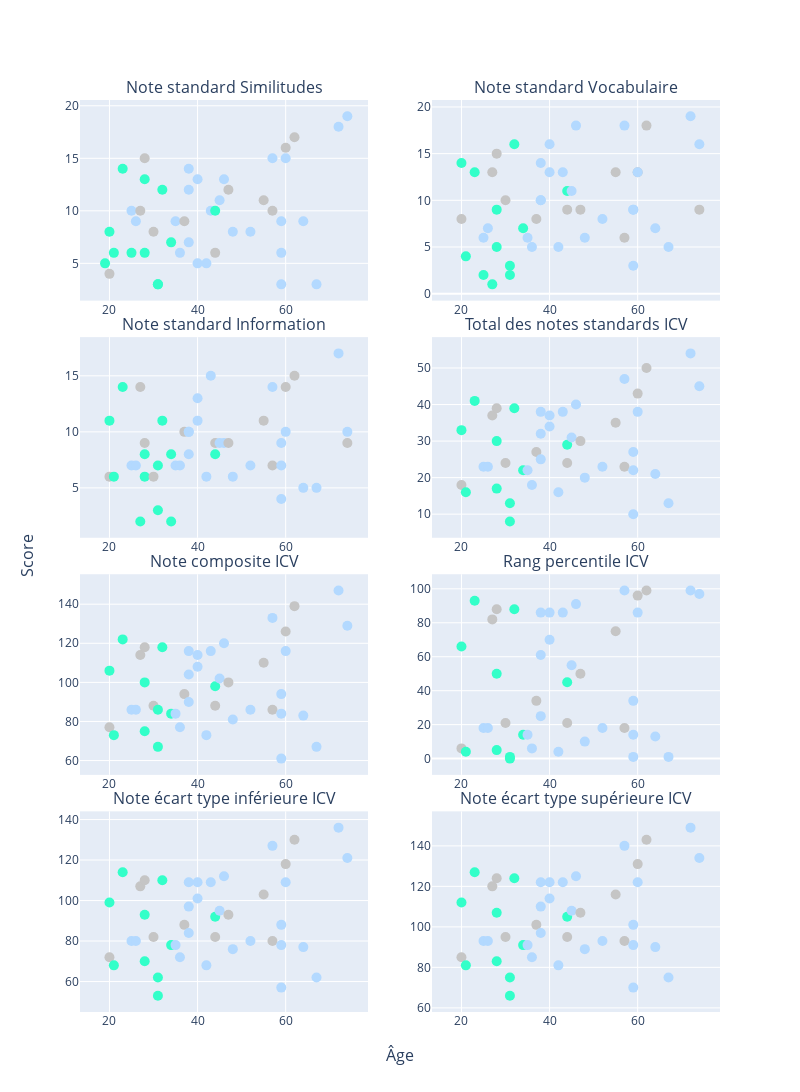

The notebook cell saved with this chart:
### Code cell
fig_wais_sub.add_trace(go.Scatter(x= df_wais_sub['age'], y=df_wais_sub[subplot_titles[4]], mode="markers+text",
            marker={'size': 10, "color": df_wais_sub['Type_color'] },
            hovertext= df_wais_sub['ID_SECONDAIRE'] +", "+ df_wais_sub['Type']),
            row=1, col=1)

fig_wais_sub.add_trace(go.Scatter(x= df_wais_sub['age'], y=df_wais_sub[subplot_titles[5]], mode="markers+text",
            marker={'size': 10, "color": df_wais_sub['Type_color'] },
            hovertext= df_wais_sub['ID_SECONDAIRE'] +", "+ df_wais_sub['Type']),
              row=1, col=2)

fig_wais_sub.add_trace(go.Scatter(x= df_wais_sub['age'], y=df_wais_sub[subplot_titles[6]], mode="markers+text",
            marker={'size': 10, "color": df_wais_sub['Type_color'] },
            hovertext= df_wais_sub['ID_SECONDAIRE'] +", "+ df_wais_sub['Type']),
              row=2, col=1)

fig_wais_sub.add_trace(go.Scatter(x= df_wais_sub['age'], y=df_wais_sub[subplot_titles[7]], mode="markers+text",
            marker={'size': 10, "color": df_wais_sub['Type_color'] },
            hovertext= df_wais_sub['ID_SECONDAIRE'] +", "+ df_wais_sub['Type']),
            row=2, col=2)

fig_wais_sub.add_trace(go.Scatter(x= df_wais_sub['age'], y=df_wais_sub[subplot_titles[8]], mode="markers+text",
            marker={'size': 10, "color": df_wais_sub['Type_color'] },
            hovertext= df_wais_sub['ID_SECONDAIRE'] +", "+ df_wais_sub['Type']),
            row=3, col=1)
                                                             
fig_wais_sub.add_trace(go.Scatter(x= df_wais_sub['age'], y=df_wais_sub[subplot_titles[9]], mode="markers+text",
            marker={'size': 10, "color": df_wais_sub['Type_color'] },
            hovertext= df_wais_sub['ID_SECONDAIRE'] +", "+ df_wais_sub['Type']),
            row=3, col=2)
    
fig_wais_sub.add_trace(go.Scatter(x= df_wais_sub['age'], y=df_wais_sub[subplot_titles[10]], mode="markers+text",
            marker={'size': 10, "color": df_wais_sub['Type_color'] },
            hovertext= df_wais_sub['ID_SECONDAIRE'] +", "+ df_wais_sub['Type']),
            row=4, col=1)
    
fig_wais_sub.add_trace(go.Scatter(x= df_wais_sub['age'], y=df_wais_sub[subplot_titles[11]], mode="markers+text",
            marker={'size': 10, "color": df_wais_sub['Type_color'] },
            hovertext= df_wais_sub['ID_SECONDAIRE'] +", "+ df_wais_sub['Type']),
            row=4, col=2)
    
fig_wais_sub.update_layout(height=1500, width=800,
                   showlegend=False
            )

### Figure 1 — Plotly figure (JSON) as saved in the notebook; plotly's stock layout.template omitted (floating-point values rounded to 4 significant figures)
{"data": [{"hovertext": ["EF 2E 22 E0 EA, Type 1", "B6 A4 CD 3A 81, Type 1", "76 A2 26 6F C7, Type inconnu", "C2 C3 05 A8 4B, Type 1", "39 CA BD 3C 82, Type 1", "7B DE 78 5B F6, Type 1", "9B 8E 44 F8 FF, Type 1", "EA 6F FF DE 42, Type 2", "90 01 09 71 F0, Type 2", "39 35 88 38 7B, Type inconnu", "35 86 13 56 24, Type 1", "7D 76 3D FC 91, Type 1", "73 EC 1B D7 9B, Type 1", "81 03 8C 07 58, Type inconnu", "AB A5 ED 43 8B, Type 1", "48 84 25 4A E0, Type inconnu", "01 83 17 5E 89, Type 1", "B9 5D 22 14 86, Type 1", "A1 54 32 B1 53, Type 1", "FD 11 B7 CF 8F, Type 1", "DB 6B 59 3A 0C, Type 1", "F1 C2 1C 3A FC, Type 1", "31 19 64 3D 10, Type 2", "98 2C 1A AA 87, Type 1", "A2 D7 D0 A4 2A, Type 1", "D7 FC 44 05 CA, Type 2", "8A A0 53 AC 37, Type inconnu", "02 88 A7 94 50, Type 2", "64 0B 1B 0A 45, Type 2", "8A 77 B8 09 AD, Type 2", "51 B7 6E C2 FD, Type 2", "A4 03 5A F0 57, Type 2", "02 92 7B FF E6, Type 1", "90 A6 58 8A AD, Type 2", "F5 E4 FD A4 9F, Type 2", "06 25 B6 B7 F5, Type 1", "47 09 1C 5F 94, Type inconnu", "76 8F 56 DE 15, Type 2", "3D F6 5A B4 9D, Type 2", "3F 34 F5 32 80, Type inconnu", "A6 FD C4 C0 69, Type 2", "4F 9C 21 D3 31, Type 2", "4B 6C 17 74 29, Type inconnu", "94 EB 19 B7 18, Type 2", "12 A8 8F 3F 67, Type inconnu", "19 01 73 04 E2, Type 2", "A2 C1 35 C2 8C, Type 2", "0F 30 93 5E 0E, Type 2", "81 DB 14 CC 21, Type inconnu", "CA A2 77 FC 22, Type 2", "96 B8 5B 6F 8F, Type inconnu", "96 DD DC FE E3, Type 2", "21 36 06 E2 38, Type 2", "B7 CA E8 BC 99, Type 2", "3E C6 4C 31 8B, Type inconnu", "EF 4A CF 20 AF, Type 2"], "marker": {"color": ["#33ffc9", "#33ffc9", "#C5C5C5", "#33ffc9", "#33ffc9", "#33ffc9", "#33ffc9", "#B3D9FF", "#B3D9FF", "#C5C5C5", "#33ffc9", "#33ffc9", "#33ffc9", "#C5C5C5", "#33ffc9", "#C5C5C5", "#33ffc9", "#33ffc9", "#33ffc9", "#33ffc9", "#33ffc9", "#33ffc9", "#B3D9FF", "#33ffc9", "#33ffc9", "#B3D9FF", "#C5C5C5", "#B3D9FF", "#B3D9FF", "#B3D9FF", "#B3D9FF", "#B3D9FF", "#33ffc9", "#B3D9FF", "#B3D9FF", "#33ffc9", "#C5C5C5", "#B3D9FF", "#B3D9FF", "#C5C5C5", "#B3D9FF", "#B3D9FF", "#C5C5C5", "#B3D9FF", "#C5C5C5", "#B3D9FF", "#B3D9FF", "#B3D9FF", "#C5C5C5", "#B3D9FF", "#C5C5C5", "#B3D9FF", "#B3D9FF", "#B3D9FF", "#C5C5C5", "#B3D9FF"], "size": 10}, "mode": "markers+text", "type": "scatter", "x": [18, 19, 20, 20, 21, 23, 25, 25, 26, 27, 27, 28, 28, 28, 28, 30, 30, 31, 31, 32, 34, 34, 35, 35, 36, 36, 37, 38, 38, 38, 40, 40, 41, 42, 43, 44, 44, 45, 46, 47, 48, 52, 55, 57, 57, 59, 59, 59, 60, 60, 62, 64, 67, 72, 74, 74], "xaxis": "x", "y": [null, 5, 4, 8, 6, 14, 6, 10, 9, 10, null, 6, null, 15, 13, 8, null, 3, 3, 12, null, 7, 9, null, null, 6, 9, 14, 7, 12, 5, 13, null, 5, 10, 10, 6, 11, 13, 12, 8, 8, 11, 15, 10, 9, 6, 3, 16, 15, 17, 9, 3, 18, null, 19], "yaxis": "y"}, {"hovertext": ["EF 2E 22 E0 EA, Type 1", "B6 A4 CD 3A 81, Type 1", "76 A2 26 6F C7, Type inconnu", "C2 C3 05 A8 4B, Type 1", "39 CA BD 3C 82, Type 1", "7B DE 78 5B F6, Type 1", "9B 8E 44 F8 FF, Type 1", "EA 6F FF DE 42, Type 2", "90 01 09 71 F0, Type 2", "39 35 88 38 7B, Type inconnu", "35 86 13 56 24, Type 1", "7D 76 3D FC 91, Type 1", "73 EC 1B D7 9B, Type 1", "81 03 8C 07 58, Type inconnu", "AB A5 ED 43 8B, Type 1", "48 84 25 4A E0, Type inconnu", "01 83 17 5E 89, Type 1", "B9 5D 22 14 86, Type 1", "A1 54 32 B1 53, Type 1", "FD 11 B7 CF 8F, Type 1", "DB 6B 59 3A 0C, Type 1", "F1 C2 1C 3A FC, Type 1", "31 19 64 3D 10, Type 2", "98 2C 1A AA 87, Type 1", "A2 D7 D0 A4 2A, Type 1", "D7 FC 44 05 CA, Type 2", "8A A0 53 AC 37, Type inconnu", "02 88 A7 94 50, Type 2", "64 0B 1B 0A 45, Type 2", "8A 77 B8 09 AD, Type 2", "51 B7 6E C2 FD, Type 2", "A4 03 5A F0 57, Type 2", "02 92 7B FF E6, Type 1", "90 A6 58 8A AD, Type 2", "F5 E4 FD A4 9F, Type 2", "06 25 B6 B7 F5, Type 1", "47 09 1C 5F 94, Type inconnu", "76 8F 56 DE 15, Type 2", "3D F6 5A B4 9D, Type 2", "3F 34 F5 32 80, Type inconnu", "A6 FD C4 C0 69, Type 2", "4F 9C 21 D3 31, Type 2", "4B 6C 17 74 29, Type inconnu", "94 EB 19 B7 18, Type 2", "12 A8 8F 3F 67, Type inconnu", "19 01 73 04 E2, Type 2", "A2 C1 35 C2 8C, Type 2", "0F 30 93 5E 0E, Type 2", "81 DB 14 CC 21, Type inconnu", "CA A2 77 FC 22, Type 2", "96 B8 5B 6F 8F, Type inconnu", "96 DD DC FE E3, Type 2", "21 36 06 E2 38, Type 2", "B7 CA E8 BC 99, Type 2", "3E C6 4C 31 8B, Type inconnu", "EF 4A CF 20 AF, Type 2"], "marker": {"color": ["#33ffc9", "#33ffc9", "#C5C5C5", "#33ffc9", "#33ffc9", "#33ffc9", "#33ffc9", "#B3D9FF", "#B3D9FF", "#C5C5C5", "#33ffc9", "#33ffc9", "#33ffc9", "#C5C5C5", "#33ffc9", "#C5C5C5", "#33ffc9", "#33ffc9", "#33ffc9", "#33ffc9", "#33ffc9", "#33ffc9", "#B3D9FF", "#33ffc9", "#33ffc9", "#B3D9FF", "#C5C5C5", "#B3D9FF", "#B3D9FF", "#B3D9FF", "#B3D9FF", "#B3D9FF", "#33ffc9", "#B3D9FF", "#B3D9FF", "#33ffc9", "#C5C5C5", "#B3D9FF", "#B3D9FF", "#C5C5C5", "#B3D9FF", "#B3D9FF", "#C5C5C5", "#B3D9FF", "#C5C5C5", "#B3D9FF", "#B3D9FF", "#B3D9FF", "#C5C5C5", "#B3D9FF", "#C5C5C5", "#B3D9FF", "#B3D9FF", "#B3D9FF", "#C5C5C5", "#B3D9FF"], "size": 10}, "mode": "markers+text", "type": "scatter", "x": [18, 19, 20, 20, 21, 23, 25, 25, 26, 27, 27, 28, 28, 28, 28, 30, 30, 31, 31, 32, 34, 34, 35, 35, 36, 36, 37, 38, 38, 38, 40, 40, 41, 42, 43, 44, 44, 45, 46, 47, 48, 52, 55, 57, 57, 59, 59, 59, 60, 60, 62, 64, 67, 72, 74, 74], "xaxis": "x2", "y": [null, null, 8, 14, 4, 13, 2, 6, 7, 13, 1, 5, null, 15, 9, 10, null, 2, 3, 16, null, 7, 6, null, null, 5, 8, 14, 10, 10, 16, 13, null, 5, 13, 11, 9, 11, 18, 9, 6, 8, 13, 18, 6, 9, 9, 3, 13, 13, 18, 7, 5, 19, 9, 16], "yaxis": "y2"}, {"hovertext": ["EF 2E 22 E0 EA, Type 1", "B6 A4 CD 3A 81, Type 1", "76 A2 26 6F C7, Type inconnu", "C2 C3 05 A8 4B, Type 1", "39 CA BD 3C 82, Type 1", "7B DE 78 5B F6, Type 1", "9B 8E 44 F8 FF, Type 1", "EA 6F FF DE 42, Type 2", "90 01 09 71 F0, Type 2", "39 35 88 38 7B, Type inconnu", "35 86 13 56 24, Type 1", "7D 76 3D FC 91, Type 1", "73 EC 1B D7 9B, Type 1", "81 03 8C 07 58, Type inconnu", "AB A5 ED 43 8B, Type 1", "48 84 25 4A E0, Type inconnu", "01 83 17 5E 89, Type 1", "B9 5D 22 14 86, Type 1", "A1 54 32 B1 53, Type 1", "FD 11 B7 CF 8F, Type 1", "DB 6B 59 3A 0C, Type 1", "F1 C2 1C 3A FC, Type 1", "31 19 64 3D 10, Type 2", "98 2C 1A AA 87, Type 1", "A2 D7 D0 A4 2A, Type 1", "D7 FC 44 05 CA, Type 2", "8A A0 53 AC 37, Type inconnu", "02 88 A7 94 50, Type 2", "64 0B 1B 0A 45, Type 2", "8A 77 B8 09 AD, Type 2", "51 B7 6E C2 FD, Type 2", "A4 03 5A F0 57, Type 2", "02 92 7B FF E6, Type 1", "90 A6 58 8A AD, Type 2", "F5 E4 FD A4 9F, Type 2", "06 25 B6 B7 F5, Type 1", "47 09 1C 5F 94, Type inconnu", "76 8F 56 DE 15, Type 2", "3D F6 5A B4 9D, Type 2", "3F 34 F5 32 80, Type inconnu", "A6 FD C4 C0 69, Type 2", "4F 9C 21 D3 31, Type 2", "4B 6C 17 74 29, Type inconnu", "94 EB 19 B7 18, Type 2", "12 A8 8F 3F 67, Type inconnu", "19 01 73 04 E2, Type 2", "A2 C1 35 C2 8C, Type 2", "0F 30 93 5E 0E, Type 2", "81 DB 14 CC 21, Type inconnu", "CA A2 77 FC 22, Type 2", "96 B8 5B 6F 8F, Type inconnu", "96 DD DC FE E3, Type 2", "21 36 06 E2 38, Type 2", "B7 CA E8 BC 99, Type 2", "3E C6 4C 31 8B, Type inconnu", "EF 4A CF 20 AF, Type 2"], "marker": {"color": ["#33ffc9", "#33ffc9", "#C5C5C5", "#33ffc9", "#33ffc9", "#33ffc9", "#33ffc9", "#B3D9FF", "#B3D9FF", "#C5C5C5", "#33ffc9", "#33ffc9", "#33ffc9", "#C5C5C5", "#33ffc9", "#C5C5C5", "#33ffc9", "#33ffc9", "#33ffc9", "#33ffc9", "#33ffc9", "#33ffc9", "#B3D9FF", "#33ffc9", "#33ffc9", "#B3D9FF", "#C5C5C5", "#B3D9FF", "#B3D9FF", "#B3D9FF", "#B3D9FF", "#B3D9FF", "#33ffc9", "#B3D9FF", "#B3D9FF", "#33ffc9", "#C5C5C5", "#B3D9FF", "#B3D9FF", "#C5C5C5", "#B3D9FF", "#B3D9FF", "#C5C5C5", "#B3D9FF", "#C5C5C5", "#B3D9FF", "#B3D9FF", "#B3D9FF", "#C5C5C5", "#B3D9FF", "#C5C5C5", "#B3D9FF", "#B3D9FF", "#B3D9FF", "#C5C5C5", "#B3D9FF"], "size": 10}, "mode": "markers+text", "type": "scatter", "x": [18, 19, 20, 20, 21, 23, 25, 25, 26, 27, 27, 28, 28, 28, 28, 30, 30, 31, 31, 32, 34, 34, 35, 35, 36, 36, 37, 38, 38, 38, 40, 40, 41, 42, 43, 44, 44, 45, 46, 47, 48, 52, 55, 57, 57, 59, 59, 59, 60, 60, 62, 64, 67, 72, 74, 74], "xaxis": "x3", "y": [null, null, 6, 11, 6, 14, null, 7, 7, 14, 2, 6, null, 9, 8, 6, null, 3, 7, 11, 2, 8, 7, null, null, 7, 10, 10, 8, 10, 13, 11, null, 6, 15, 8, 9, 9, 9, 9, 6, 7, 11, 14, 7, 9, 7, 4, 14, 10, 15, 5, 5, 17, 9, 10], "yaxis": "y3"}, {"hovertext": ["EF 2E 22 E0 EA, Type 1", "B6 A4 CD 3A 81, Type 1", "76 A2 26 6F C7, Type inconnu", "C2 C3 05 A8 4B, Type 1", "39 CA BD 3C 82, Type 1", "7B DE 78 5B F6, Type 1", "9B 8E 44 F8 FF, Type 1", "EA 6F FF DE 42, Type 2", "90 01 09 71 F0, Type 2", "39 35 88 38 7B, Type inconnu", "35 86 13 56 24, Type 1", "7D 76 3D FC 91, Type 1", "73 EC 1B D7 9B, Type 1", "81 03 8C 07 58, Type inconnu", "AB A5 ED 43 8B, Type 1", "48 84 25 4A E0, Type inconnu", "01 83 17 5E 89, Type 1", "B9 5D 22 14 86, Type 1", "A1 54 32 B1 53, Type 1", "FD 11 B7 CF 8F, Type 1", "DB 6B 59 3A 0C, Type 1", "F1 C2 1C 3A FC, Type 1", "31 19 64 3D 10, Type 2", "98 2C 1A AA 87, Type 1", "A2 D7 D0 A4 2A, Type 1", "D7 FC 44 05 CA, Type 2", "8A A0 53 AC 37, Type inconnu", "02 88 A7 94 50, Type 2", "64 0B 1B 0A 45, Type 2", "8A 77 B8 09 AD, Type 2", "51 B7 6E C2 FD, Type 2", "A4 03 5A F0 57, Type 2", "02 92 7B FF E6, Type 1", "90 A6 58 8A AD, Type 2", "F5 E4 FD A4 9F, Type 2", "06 25 B6 B7 F5, Type 1", "47 09 1C 5F 94, Type inconnu", "76 8F 56 DE 15, Type 2", "3D F6 5A B4 9D, Type 2", "3F 34 F5 32 80, Type inconnu", "A6 FD C4 C0 69, Type 2", "4F 9C 21 D3 31, Type 2", "4B 6C 17 74 29, Type inconnu", "94 EB 19 B7 18, Type 2", "12 A8 8F 3F 67, Type inconnu", "19 01 73 04 E2, Type 2", "A2 C1 35 C2 8C, Type 2", "0F 30 93 5E 0E, Type 2", "81 DB 14 CC 21, Type inconnu", "CA A2 77 FC 22, Type 2", "96 B8 5B 6F 8F, Type inconnu", "96 DD DC FE E3, Type 2", "21 36 06 E2 38, Type 2", "B7 CA E8 BC 99, Type 2", "3E C6 4C 31 8B, Type inconnu", "EF 4A CF 20 AF, Type 2"], "marker": {"color": ["#33ffc9", "#33ffc9", "#C5C5C5", "#33ffc9", "#33ffc9", "#33ffc9", "#33ffc9", "#B3D9FF", "#B3D9FF", "#C5C5C5", "#33ffc9", "#33ffc9", "#33ffc9", "#C5C5C5", "#33ffc9", "#C5C5C5", "#33ffc9", "#33ffc9", "#33ffc9", "#33ffc9", "#33ffc9", "#33ffc9", "#B3D9FF", "#33ffc9", "#33ffc9", "#B3D9FF", "#C5C5C5", "#B3D9FF", "#B3D9FF", "#B3D9FF", "#B3D9FF", "#B3D9FF", "#33ffc9", "#B3D9FF", "#B3D9FF", "#33ffc9", "#C5C5C5", "#B3D9FF", "#B3D9FF", "#C5C5C5", "#B3D9FF", "#B3D9FF", "#C5C5C5", "#B3D9FF", "#C5C5C5", "#B3D9FF", "#B3D9FF", "#B3D9FF", "#C5C5C5", "#B3D9FF", "#C5C5C5", "#B3D9FF", "#B3D9FF", "#B3D9FF", "#C5C5C5", "#B3D9FF"], "size": 10}, "mode": "markers+text", "type": "scatter", "x": [18, 19, 20, 20, 21, 23, 25, 25, 26, 27, 27, 28, 28, 28, 28, 30, 30, 31, 31, 32, 34, 34, 35, 35, 36, 36, 37, 38, 38, 38, 40, 40, 41, 42, 43, 44, 44, 45, 46, 47, 48, 52, 55, 57, 57, 59, 59, 59, 60, 60, 62, 64, 67, 72, 74, 74], "xaxis": "x4", "y": [null, null, 18, 33, 16, 41, null, 23, 23, 37, null, 17, null, 39, 30, 24, null, 8, 13, 39, null, 22, 22, null, null, 18, 27, 38, 25, 32, 34, 37, null, 16, 38, 29, 24, 31, 40, 30, 20, 23, 35, 47, 23, 27, 22, 10, 43, 38, 50, 21, 13, 54, null, 45], "yaxis": "y4"}, {"hovertext": ["EF 2E 22 E0 EA, Type 1", "B6 A4 CD 3A 81, Type 1", "76 A2 26 6F C7, Type inconnu", "C2 C3 05 A8 4B, Type 1", "39 CA BD 3C 82, Type 1", "7B DE 78 5B F6, Type 1", "9B 8E 44 F8 FF, Type 1", "EA 6F FF DE 42, Type 2", "90 01 09 71 F0, Type 2", "39 35 88 38 7B, Type inconnu", "35 86 13 56 24, Type 1", "7D 76 3D FC 91, Type 1", "73 EC 1B D7 9B, Type 1", "81 03 8C 07 58, Type inconnu", "AB A5 ED 43 8B, Type 1", "48 84 25 4A E0, Type inconnu", "01 83 17 5E 89, Type 1", "B9 5D 22 14 86, Type 1", "A1 54 32 B1 53, Type 1", "FD 11 B7 CF 8F, Type 1", "DB 6B 59 3A 0C, Type 1", "F1 C2 1C 3A FC, Type 1", "31 19 64 3D 10, Type 2", "98 2C 1A AA 87, Type 1", "A2 D7 D0 A4 2A, Type 1", "D7 FC 44 05 CA, Type 2", "8A A0 53 AC 37, Type inconnu", "02 88 A7 94 50, Type 2", "64 0B 1B 0A 45, Type 2", "8A 77 B8 09 AD, Type 2", "51 B7 6E C2 FD, Type 2", "A4 03 5A F0 57, Type 2", "02 92 7B FF E6, Type 1", "90 A6 58 8A AD, Type 2", "F5 E4 FD A4 9F, Type 2", "06 25 B6 B7 F5, Type 1", "47 09 1C 5F 94, Type inconnu", "76 8F 56 DE 15, Type 2", "3D F6 5A B4 9D, Type 2", "3F 34 F5 32 80, Type inconnu", "A6 FD C4 C0 69, Type 2", "4F 9C 21 D3 31, Type 2", "4B 6C 17 74 29, Type inconnu", "94 EB 19 B7 18, Type 2", "12 A8 8F 3F 67, Type inconnu", "19 01 73 04 E2, Type 2", "A2 C1 35 C2 8C, Type 2", "0F 30 93 5E 0E, Type 2", "81 DB 14 CC 21, Type inconnu", "CA A2 77 FC 22, Type 2", "96 B8 5B 6F 8F, Type inconnu", "96 DD DC FE E3, Type 2", "21 36 06 E2 38, Type 2", "B7 CA E8 BC 99, Type 2", "3E C6 4C 31 8B, Type inconnu", "EF 4A CF 20 AF, Type 2"], "marker": {"color": ["#33ffc9", "#33ffc9", "#C5C5C5", "#33ffc9", "#33ffc9", "#33ffc9", "#33ffc9", "#B3D9FF", "#B3D9FF", "#C5C5C5", "#33ffc9", "#33ffc9", "#33ffc9", "#C5C5C5", "#33ffc9", "#C5C5C5", "#33ffc9", "#33ffc9", "#33ffc9", "#33ffc9", "#33ffc9", "#33ffc9", "#B3D9FF", "#33ffc9", "#33ffc9", "#B3D9FF", "#C5C5C5", "#B3D9FF", "#B3D9FF", "#B3D9FF", "#B3D9FF", "#B3D9FF", "#33ffc9", "#B3D9FF", "#B3D9FF", "#33ffc9", "#C5C5C5", "#B3D9FF", "#B3D9FF", "#C5C5C5", "#B3D9FF", "#B3D9FF", "#C5C5C5", "#B3D9FF", "#C5C5C5", "#B3D9FF", "#B3D9FF", "#B3D9FF", "#C5C5C5", "#B3D9FF", "#C5C5C5", "#B3D9FF", "#B3D9FF", "#B3D9FF", "#C5C5C5", "#B3D9FF"], "size": 10}, "mode": "markers+text", "type": "scatter", "x": [18, 19, 20, 20, 21, 23, 25, 25, 26, 27, 27, 28, 28, 28, 28, 30, 30, 31, 31, 32, 34, 34, 35, 35, 36, 36, 37, 38, 38, 38, 40, 40, 41, 42, 43, 44, 44, 45, 46, 47, 48, 52, 55, 57, 57, 59, 59, 59, 60, 60, 62, 64, 67, 72, 74, 74], "xaxis": "x5", "y": [null, null, 77, 106, 73, 122, null, 86, 86, 114, null, 75, null, 118, 100, 88, null, 86, 67, 118, null, 84, 84, null, null, 77, 94, 116, 90, 104, 108, 114, null, 73, 116, 98, 88, 102, 120, 100, 81, 86, 110, 133, 86, 94, 84, 61, 126, 116, 139, 83, 67, 147, null, 129], "yaxis": "y5"}, {"hovertext": ["EF 2E 22 E0 EA, Type 1", "B6 A4 CD 3A 81, Type 1", "76 A2 26 6F C7, Type inconnu", "C2 C3 05 A8 4B, Type 1", "39 CA BD 3C 82, Type 1", "7B DE 78 5B F6, Type 1", "9B 8E 44 F8 FF, Type 1", "EA 6F FF DE 42, Type 2", "90 01 09 71 F0, Type 2", "39 35 88 38 7B, Type inconnu", "35 86 13 56 24, Type 1", "7D 76 3D FC 91, Type 1", "73 EC 1B D7 9B, Type 1", "81 03 8C 07 58, Type inconnu", "AB A5 ED 43 8B, Type 1", "48 84 25 4A E0, Type inconnu", "01 83 17 5E 89, Type 1", "B9 5D 22 14 86, Type 1", "A1 54 32 B1 53, Type 1", "FD 11 B7 CF 8F, Type 1", "DB 6B 59 3A 0C, Type 1", "F1 C2 1C 3A FC, Type 1", "31 19 64 3D 10, Type 2", "98 2C 1A AA 87, Type 1", "A2 D7 D0 A4 2A, Type 1", "D7 FC 44 05 CA, Type 2", "8A A0 53 AC 37, Type inconnu", "02 88 A7 94 50, Type 2", "64 0B 1B 0A 45, Type 2", "8A 77 B8 09 AD, Type 2", "51 B7 6E C2 FD, Type 2", "A4 03 5A F0 57, Type 2", "02 92 7B FF E6, Type 1", "90 A6 58 8A AD, Type 2", "F5 E4 FD A4 9F, Type 2", "06 25 B6 B7 F5, Type 1", "47 09 1C 5F 94, Type inconnu", "76 8F 56 DE 15, Type 2", "3D F6 5A B4 9D, Type 2", "3F 34 F5 32 80, Type inconnu", "A6 FD C4 C0 69, Type 2", "4F 9C 21 D3 31, Type 2", "4B 6C 17 74 29, Type inconnu", "94 EB 19 B7 18, Type 2", "12 A8 8F 3F 67, Type inconnu", "19 01 73 04 E2, Type 2", "A2 C1 35 C2 8C, Type 2", "0F 30 93 5E 0E, Type 2", "81 DB 14 CC 21, Type inconnu", "CA A2 77 FC 22, Type 2", "96 B8 5B 6F 8F, Type inconnu", "96 DD DC FE E3, Type 2", "21 36 06 E2 38, Type 2", "B7 CA E8 BC 99, Type 2", "3E C6 4C 31 8B, Type inconnu", "EF 4A CF 20 AF, Type 2"], "marker": {"color": ["#33ffc9", "#33ffc9", "#C5C5C5", "#33ffc9", "#33ffc9", "#33ffc9", "#33ffc9", "#B3D9FF", "#B3D9FF", "#C5C5C5", "#33ffc9", "#33ffc9", "#33ffc9", "#C5C5C5", "#33ffc9", "#C5C5C5", "#33ffc9", "#33ffc9", "#33ffc9", "#33ffc9", "#33ffc9", "#33ffc9", "#B3D9FF", "#33ffc9", "#33ffc9", "#B3D9FF", "#C5C5C5", "#B3D9FF", "#B3D9FF", "#B3D9FF", "#B3D9FF", "#B3D9FF", "#33ffc9", "#B3D9FF", "#B3D9FF", "#33ffc9", "#C5C5C5", "#B3D9FF", "#B3D9FF", "#C5C5C5", "#B3D9FF", "#B3D9FF", "#C5C5C5", "#B3D9FF", "#C5C5C5", "#B3D9FF", "#B3D9FF", "#B3D9FF", "#C5C5C5", "#B3D9FF", "#C5C5C5", "#B3D9FF", "#B3D9FF", "#B3D9FF", "#C5C5C5", "#B3D9FF"], "size": 10}, "mode": "markers+text", "type": "scatter", "x": [18, 19, 20, 20, 21, 23, 25, 25, 26, 27, 27, 28, 28, 28, 28, 30, 30, 31, 31, 32, 34, 34, 35, 35, 36, 36, 37, 38, 38, 38, 40, 40, 41, 42, 43, 44, 44, 45, 46, 47, 48, 52, 55, 57, 57, 59, 59, 59, 60, 60, 62, 64, 67, 72, 74, 74], "xaxis": "x6", "y": [null, null, 6, 66, 4, 93, null, 18, 18, 82, null, 5, null, 88, 50, 21, null, 0, 1, 88, null, 14, 14, null, null, 6, 34, 86, 25, 61, 70, 86, null, 4, 86, 45, 21, 55, 91, 50, 10, 18, 75, 99, 18, 34, 14, 1, 96, 86, 99, 13, 1, 99, null, 97], "yaxis": "y6"}, {"hovertext": ["EF 2E 22 E0 EA, Type 1", "B6 A4 CD 3A 81, Type 1", "76 A2 26 6F C7, Type inconnu", "C2 C3 05 A8 4B, Type 1", "39 CA BD 3C 82, Type 1", "7B DE 78 5B F6, Type 1", "9B 8E 44 F8 FF, Type 1", "EA 6F FF DE 42, Type 2", "90 01 09 71 F0, Type 2", "39 35 88 38 7B, Type inconnu", "35 86 13 56 24, Type 1", "7D 76 3D FC 91, Type 1", "73 EC 1B D7 9B, Type 1", "81 03 8C 07 58, Type inconnu", "AB A5 ED 43 8B, Type 1", "48 84 25 4A E0, Type inconnu", "01 83 17 5E 89, Type 1", "B9 5D 22 14 86, Type 1", "A1 54 32 B1 53, Type 1", "FD 11 B7 CF 8F, Type 1", "DB 6B 59 3A 0C, Type 1", "F1 C2 1C 3A FC, Type 1", "31 19 64 3D 10, Type 2", "98 2C 1A AA 87, Type 1", "A2 D7 D0 A4 2A, Type 1", "D7 FC 44 05 CA, Type 2", "8A A0 53 AC 37, Type inconnu", "02 88 A7 94 50, Type 2", "64 0B 1B 0A 45, Type 2", "8A 77 B8 09 AD, Type 2", "51 B7 6E C2 FD, Type 2", "A4 03 5A F0 57, Type 2", "02 92 7B FF E6, Type 1", "90 A6 58 8A AD, Type 2", "F5 E4 FD A4 9F, Type 2", "06 25 B6 B7 F5, Type 1", "47 09 1C 5F 94, Type inconnu", "76 8F 56 DE 15, Type 2", "3D F6 5A B4 9D, Type 2", "3F 34 F5 32 80, Type inconnu", "A6 FD C4 C0 69, Type 2", "4F 9C 21 D3 31, Type 2", "4B 6C 17 74 29, Type inconnu", "94 EB 19 B7 18, Type 2", "12 A8 8F 3F 67, Type inconnu", "19 01 73 04 E2, Type 2", "A2 C1 35 C2 8C, Type 2", "0F 30 93 5E 0E, Type 2", "81 DB 14 CC 21, Type inconnu", "CA A2 77 FC 22, Type 2", "96 B8 5B 6F 8F, Type inconnu", "96 DD DC FE E3, Type 2", "21 36 06 E2 38, Type 2", "B7 CA E8 BC 99, Type 2", "3E C6 4C 31 8B, Type inconnu", "EF 4A CF 20 AF, Type 2"], "marker": {"color": ["#33ffc9", "#33ffc9", "#C5C5C5", "#33ffc9", "#33ffc9", "#33ffc9", "#33ffc9", "#B3D9FF", "#B3D9FF", "#C5C5C5", "#33ffc9", "#33ffc9", "#33ffc9", "#C5C5C5", "#33ffc9", "#C5C5C5", "#33ffc9", "#33ffc9", "#33ffc9", "#33ffc9", "#33ffc9", "#33ffc9", "#B3D9FF", "#33ffc9", "#33ffc9", "#B3D9FF", "#C5C5C5", "#B3D9FF", "#B3D9FF", "#B3D9FF", "#B3D9FF", "#B3D9FF", "#33ffc9", "#B3D9FF", "#B3D9FF", "#33ffc9", "#C5C5C5", "#B3D9FF", "#B3D9FF", "#C5C5C5", "#B3D9FF", "#B3D9FF", "#C5C5C5", "#B3D9FF", "#C5C5C5", "#B3D9FF", "#B3D9FF", "#B3D9FF", "#C5C5C5", "#B3D9FF", "#C5C5C5", "#B3D9FF", "#B3D9FF", "#B3D9FF", "#C5C5C5", "#B3D9FF"], "size": 10}, "mode": "markers+text", "type": "scatter", "x": [18, 19, 20, 20, 21, 23, 25, 25, 26, 27, 27, 28, 28, 28, 28, 30, 30, 31, 31, 32, 34, 34, 35, 35, 36, 36, 37, 38, 38, 38, 40, 40, 41, 42, 43, 44, 44, 45, 46, 47, 48, 52, 55, 57, 57, 59, 59, 59, 60, 60, 62, 64, 67, 72, 74, 74], "xaxis": "x7", "y": [null, null, 72, 99, 68, 114, null, 80, 80, 107, null, 70, null, 110, 93, 82, null, 53, 62, 110, null, 78, 78, null, null, 72, 88, 109, 84, 97, 101, 109, null, 68, 109, 92, 82, 95, 112, 93, 76, 80, 103, 127, 80, 88, 78, 57, 118, 109, 130, 77, 62, 136, null, 121], "yaxis": "y7"}, {"hovertext": ["EF 2E 22 E0 EA, Type 1", "B6 A4 CD 3A 81, Type 1", "76 A2 26 6F C7, Type inconnu", "C2 C3 05 A8 4B, Type 1", "39 CA BD 3C 82, Type 1", "7B DE 78 5B F6, Type 1", "9B 8E 44 F8 FF, Type 1", "EA 6F FF DE 42, Type 2", "90 01 09 71 F0, Type 2", "39 35 88 38 7B, Type inconnu", "35 86 13 56 24, Type 1", "7D 76 3D FC 91, Type 1", "73 EC 1B D7 9B, Type 1", "81 03 8C 07 58, Type inconnu", "AB A5 ED 43 8B, Type 1", "48 84 25 4A E0, Type inconnu", "01 83 17 5E 89, Type 1", "B9 5D 22 14 86, Type 1", "A1 54 32 B1 53, Type 1", "FD 11 B7 CF 8F, Type 1", "DB 6B 59 3A 0C, Type 1", "F1 C2 1C 3A FC, Type 1", "31 19 64 3D 10, Type 2", "98 2C 1A AA 87, Type 1", "A2 D7 D0 A4 2A, Type 1", "D7 FC 44 05 CA, Type 2", "8A A0 53 AC 37, Type inconnu", "02 88 A7 94 50, Type 2", "64 0B 1B 0A 45, Type 2", "8A 77 B8 09 AD, Type 2", "51 B7 6E C2 FD, Type 2", "A4 03 5A F0 57, Type 2", "02 92 7B FF E6, Type 1", "90 A6 58 8A AD, Type 2", "F5 E4 FD A4 9F, Type 2", "06 25 B6 B7 F5, Type 1", "47 09 1C 5F 94, Type inconnu", "76 8F 56 DE 15, Type 2", "3D F6 5A B4 9D, Type 2", "3F 34 F5 32 80, Type inconnu", "A6 FD C4 C0 69, Type 2", "4F 9C 21 D3 31, Type 2", "4B 6C 17 74 29, Type inconnu", "94 EB 19 B7 18, Type 2", "12 A8 8F 3F 67, Type inconnu", "19 01 73 04 E2, Type 2", "A2 C1 35 C2 8C, Type 2", "0F 30 93 5E 0E, Type 2", "81 DB 14 CC 21, Type inconnu", "CA A2 77 FC 22, Type 2", "96 B8 5B 6F 8F, Type inconnu", "96 DD DC FE E3, Type 2", "21 36 06 E2 38, Type 2", "B7 CA E8 BC 99, Type 2", "3E C6 4C 31 8B, Type inconnu", "EF 4A CF 20 AF, Type 2"], "marker": {"color": ["#33ffc9", "#33ffc9", "#C5C5C5", "#33ffc9", "#33ffc9", "#33ffc9", "#33ffc9", "#B3D9FF", "#B3D9FF", "#C5C5C5", "#33ffc9", "#33ffc9", "#33ffc9", "#C5C5C5", "#33ffc9", "#C5C5C5", "#33ffc9", "#33ffc9", "#33ffc9", "#33ffc9", "#33ffc9", "#33ffc9", "#B3D9FF", "#33ffc9", "#33ffc9", "#B3D9FF", "#C5C5C5", "#B3D9FF", "#B3D9FF", "#B3D9FF", "#B3D9FF", "#B3D9FF", "#33ffc9", "#B3D9FF", "#B3D9FF", "#33ffc9", "#C5C5C5", "#B3D9FF", "#B3D9FF", "#C5C5C5", "#B3D9FF", "#B3D9FF", "#C5C5C5", "#B3D9FF", "#C5C5C5", "#B3D9FF", "#B3D9FF", "#B3D9FF", "#C5C5C5", "#B3D9FF", "#C5C5C5", "#B3D9FF", "#B3D9FF", "#B3D9FF", "#C5C5C5", "#B3D9FF"], "size": 10}, "mode": "markers+text", "type": "scatter", "x": [18, 19, 20, 20, 21, 23, 25, 25, 26, 27, 27, 28, 28, 28, 28, 30, 30, 31, 31, 32, 34, 34, 35, 35, 36, 36, 37, 38, 38, 38, 40, 40, 41, 42, 43, 44, 44, 45, 46, 47, 48, 52, 55, 57, 57, 59, 59, 59, 60, 60, 62, 64, 67, 72, 74, 74], "xaxis": "x8", "y": [null, null, 85, 112, 81, 127, null, 93, 93, 120, null, 83, null, 124, 107, 95, null, 66, 75, 124, null, 91, 91, null, null, 85, 101, 122, 97, 110, 114, 122, null, 81, 122, 105, 95, 108, 125, 107, 89, 93, 116, 140, 93, 101, 91, 70, 131, 122, 143, 90, 75, 149, null, 134], "yaxis": "y8"}], "layout": {"annotations": [{"font": {"size": 16}, "showarrow": false, "text": "Note standard Similitudes", "x": 0.225, "xanchor": "center", "xref": "paper", "y": 1, "yanchor": "bottom", "yref": "paper"}, {"font": {"size": 16}, "showarrow": false, "text": "Note standard Vocabulaire", "x": 0.775, "xanchor": "center", "xref": "paper", "y": 1, "yanchor": "bottom", "yref": "paper"}, {"font": {"size": 16}, "showarrow": false, "text": "Note standard Information", "x": 0.225, "xanchor": "center", "xref": "paper", "y": 0.74, "yanchor": "bottom", "yref": "paper"}, {"font": {"size": 16}, "showarrow": false, "text": "Total des notes standards ICV", "x": 0.775, "xanchor": "center", "xref": "paper", "y": 0.74, "yanchor": "bottom", "yref": "paper"}, {"font": {"size": 16}, "showarrow": false, "text": "Note composite ICV", "x": 0.225, "xanchor": "center", "xref": "paper", "y": 0.48, "yanchor": "bottom", "yref": "paper"}, {"font": {"size": 16}, "showarrow": false, "text": "Rang percentile ICV", "x": 0.775, "xanchor": "center", "xref": "paper", "y": 0.48, "yanchor": "bottom", "yref": "paper"}, {"font": {"size": 16}, "showarrow": false, "text": "Note écart type inférieure ICV", "x": 0.225, "xanchor": "center", "xref": "paper", "y": 0.22, "yanchor": "bottom", "yref": "paper"}, {"font": {"size": 16}, "showarrow": false, "text": "Note écart type supérieure ICV", "x": 0.775, "xanchor": "center", "xref": "paper", "y": 0.22, "yanchor": "bottom", "yref": "paper"}, {"font": {"size": 16}, "showarrow": false, "text": "Âge", "x": 0.5, "xanchor": "center", "xref": "paper", "y": 0, "yanchor": "top", "yref": "paper", "yshift": -30}, {"font": {"size": 16}, "showarrow": false, "text": "Score", "textangle": -90, "x": 0, "xanchor": "right", "xref": "paper", "xshift": -40, "y": 0.5, "yanchor": "middle", "yref": "paper"}], "height": 1500, "showlegend": false, "width": 800, "xaxis": {"anchor": "y", "domain": [0, 0.45]}, "xaxis2": {"anchor": "y2", "domain": [0.55, 1]}, "xaxis3": {"anchor": "y3", "domain": [0, 0.45]}, "xaxis4": {"anchor": "y4", "domain": [0.55, 1]}, "xaxis5": {"anchor": "y5", "domain": [0, 0.45]}, "xaxis6": {"anchor": "y6", "domain": [0.55, 1]}, "xaxis7": {"anchor": "y7", "domain": [0, 0.45]}, "xaxis8": {"anchor": "y8", "domain": [0.55, 1]}, "yaxis": {"anchor": "x", "domain": [0.78, 1]}, "yaxis2": {"anchor": "x2", "domain": [0.78, 1]}, "yaxis3": {"anchor": "x3", "domain": [0.52, 0.74]}, "yaxis4": {"anchor": "x4", "domain": [0.52, 0.74]}, "yaxis5": {"anchor": "x5", "domain": [0.26, 0.48]}, "yaxis6": {"anchor": "x6", "domain": [0.26, 0.48]}, "yaxis7": {"anchor": "x7", "domain": [0, 0.22]}, "yaxis8": {"anchor": "x8", "domain": [0, 0.22]}}}
